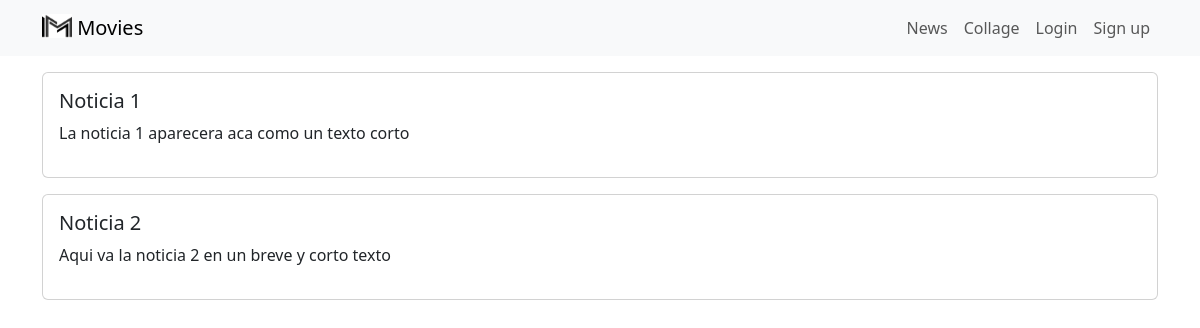
Page /news/ on the committed database.
### news/models.py (models this page shows, shortened)
class News(models.Model):
    headline = models.CharField(max_length=200)
    body = models.TextField()
    date = models.DateField()

### news/views.py (the view)
# urls.py: path('', views.news, name="news"),
def news(request):
    newss = News.objects.all().order_by('-date')
    return render(request, "news.html", {'newss':newss})

### news/templates/news.html (shortened to what this page needs)
<head>
    <link href="https://cdn.jsdelivr.net/npm/bootstrap@5.3.1/dist/css/bootstrap.min.css" rel="stylesheet">
</head>
{% extends 'base.html' %}
{% block content %}
<div class="container">
    {% for news in newss %}
    <div class="card mb-3">
        <div class="row g-0">
            <div class="card-body">
                <h5 class="card-title"> {{news.headline}} </h5>
                <p class="card-text"> {{ news.body}} </p>
            </div>
        </div>
    </div>
    {% endfor %}
    {% endblock content %}

### rows in the picture
News: headline "Noticia 1", body "La noticia 1 aparecera aca como un texto corto"
News: headline "Noticia 2", body "Aqui va la noticia 2 en un breve y corto texto"
